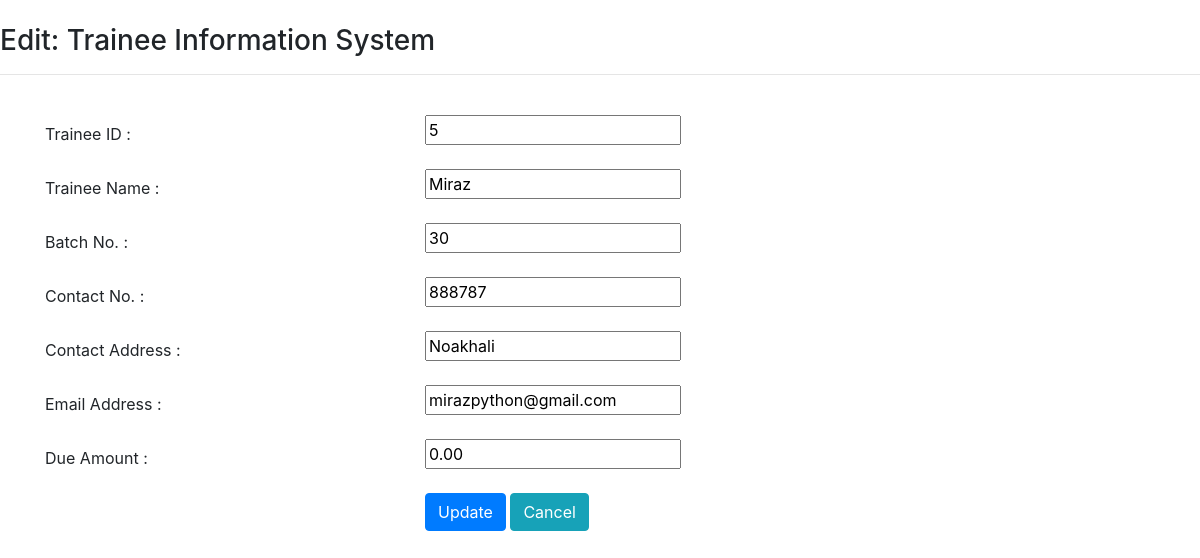
/editRecord/5, run on the app's committed database.
### App01/models.py (models this page shows)
class Trainee(models.Model):
    TraineeID = models.AutoField(primary_key=True)
    Name = models.CharField(max_length=30)
    BatchNo = models.CharField(max_length=15)
    ContactNo = models.CharField(max_length=15)
    ContactAddress = models.CharField(max_length=100)
    EmailAddress = models.EmailField()
    DueAmount = models.DecimalField(max_digits=10, decimal_places=2, default=Decimal(0.0))
    class Meta:
        db_table = "Trainee"

### App01/views.py (the view)
# urls.py: path('editRecord/<int:id>', views.editRecord),
def editRecord(request, id):
    trainee = Trainee.objects.get(TraineeID=id)
    return render(request, 'edit.html', {'trainee':trainee})

### App01/templates/edit.html (shortened to what this page needs)
<!DOCTYPE html>
<html lang="en">
<head>
    <link rel="stylesheet" href="https://cdn.jsdelivr.net/npm/bootstrap@4.0.0/dist/css/bootstrap.min.css">
</head>
<body>
    <br>
    <h3>Edit: Trainee Information System</h3>
    <hr><br>
    <form action="/updateRecord/{{trainee.TraineeID}}" method="post" class="post-form">
        <div class="container">
            <div class="form-group row">
                <label class="col-sm-4 col-form-label">Trainee ID :</label>
                <div class="col-sm-4">
                    <input type="text" name="TraineeID" id="id_TraineeID" readonly value="{{trainee.TraineeID}}"/>
                </div>
            </div>
            <div class="form-group row">
                <label class="col-sm-4 col-form-label">Trainee Name :</label>
                <div class="col-sm-4">
                    <input type="text" name="Name" id="id_Name" value="{{trainee.Name}}"/>
                </div>
            </div>
            <div class="form-group row">
                <label class="col-sm-4 col-form-label">Batch No. :</label>
                <div class="col-sm-4">
                    <input type="text" name="BatchNo" id="id_BatchNo" value="{{trainee.BatchNo}}"/>
                </div>
            </div>
            <div class="form-group row">
                <label class="col-sm-4 col-form-label">Contact No. :</label>
                <div class="col-sm-4">
                    <input type="text" name="ContactNo" id="id_ContactNo" value="{{trainee.ContactNo}}"/>
                </div>
            </div>
            <div class="form-group row">
                <label class="col-sm-4 col-form-label">Contact Address :</label>
                <div class="col-sm-4">
                    <input type="text" name="ContactAddress" id="id_ContactAddress" value="{{trainee.ContactAddress}}"/>
                </div>
            </div>
            <div class="form-group row">
                <label class="col-sm-4 col-form-label">Email Address :</label>
                <div class="col-sm-4">
                    <input type="text" name="EmailAddress" id="id_EmailAddress" value="{{trainee.EmailAddress}}"/>
                </div>
            </div>
            <div class="form-group row">
                <label class="col-sm-4 col-form-label">Due Amount :</label>
                <div class="col-sm-4">
                    <input type="text" name="DueAmount" id="id_DueAmount" value="{{trainee.DueAmount}}"/>
                </div>
            </div>
            <div class="form-group row">
                <label class="col-sm-4 col-form-label"></label>
                <div class="col-sm-4">
                    <button type="submit" class="btn btn-primary">Update</button>
                    <a href="/" class="btn btn-info">Cancel</a>
                </div>
            </div>
        </div>
    </form>
</body>
</html>

### data on the page
Trainee: TraineeID "5", Name "Miraz", BatchNo "30", ContactNo "888787", ContactAddress "Noakhali", EmailAddress "mirazpython@gmail.com", DueAmount "0.00"
